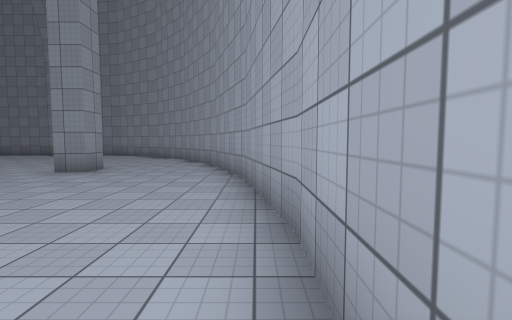
View 1 (above)

21 first-person views from a walk through a 3-D level made in the Unity game engine. The camera is 1.5 m above the floor, tilts 4° down and sees 85° across. The floor is counted in squares, 2 m on a side. Each view is taken from the middle of a square. On the plan, view 1 faces up. The plan holds only what a view shows up to about 10 squares ahead; the rest is blank. The place goes on beyond the plan. Some animated figures are left out. Surface patterns are stand-ins for the level's own textures.

View 2
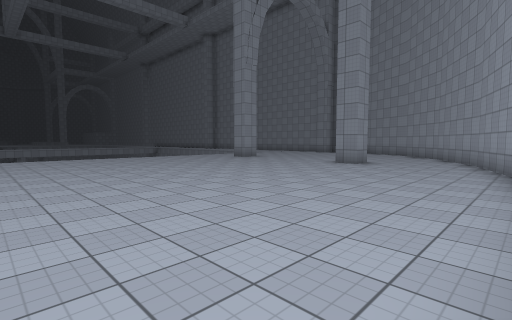

View 3
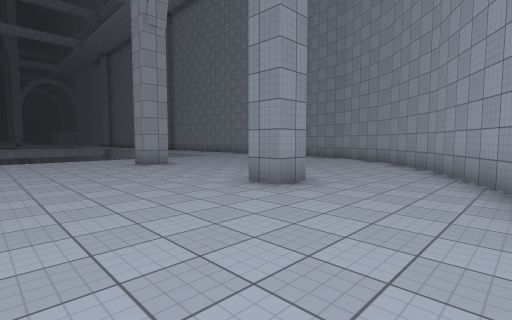

View 4
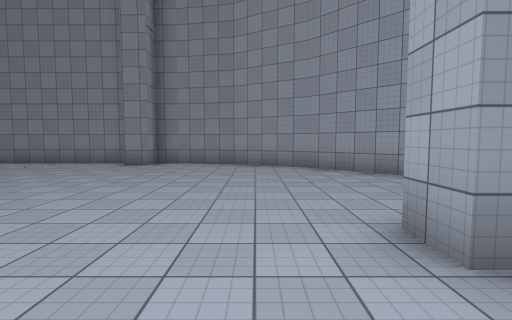

View 5
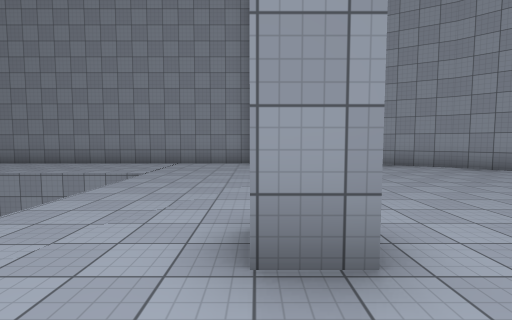

View 6
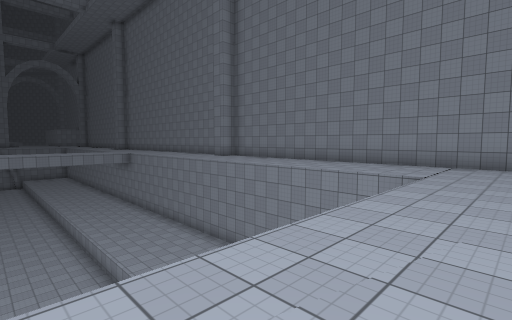

View 7
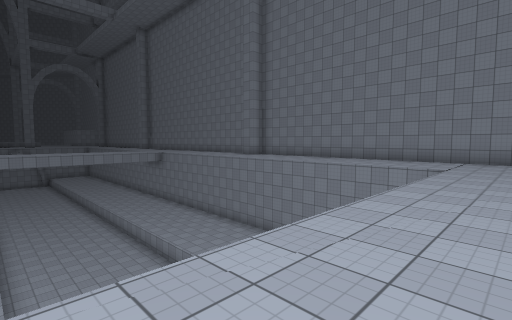

View 8
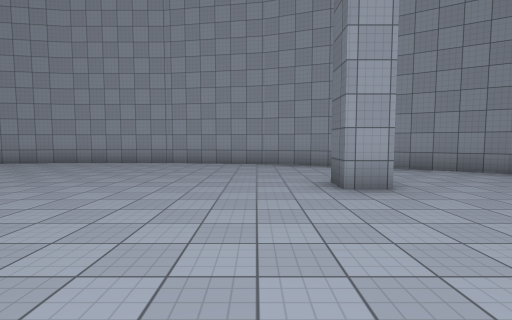

View 9
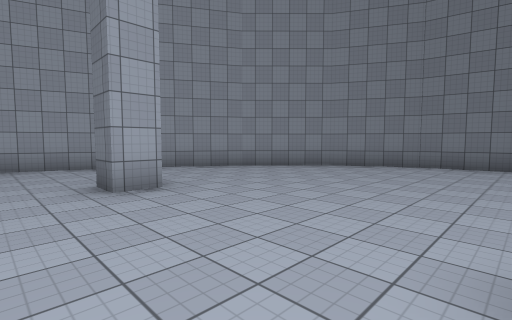

View 10
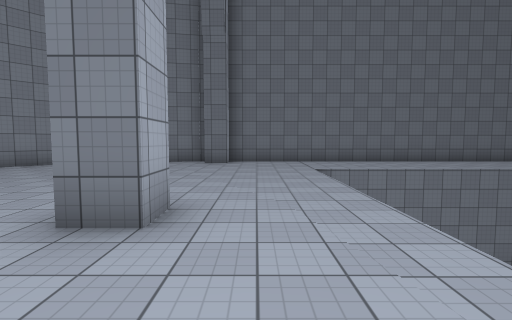

View 11
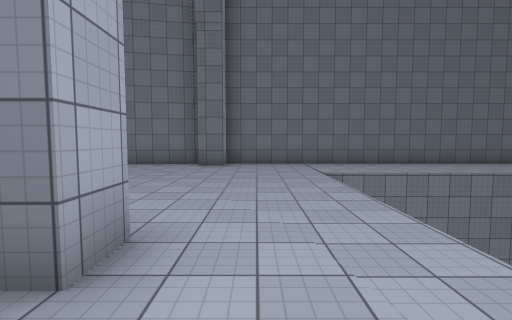

View 12
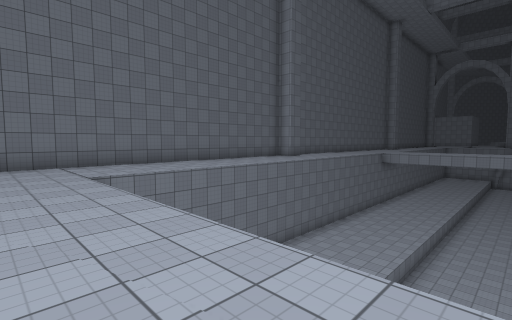

View 13
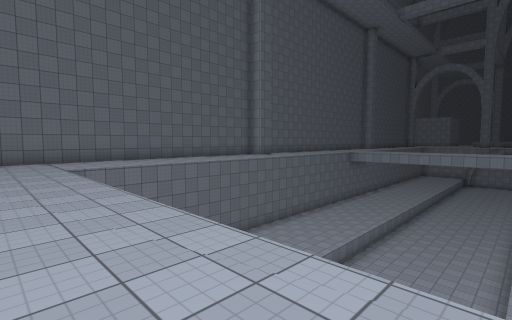

View 14
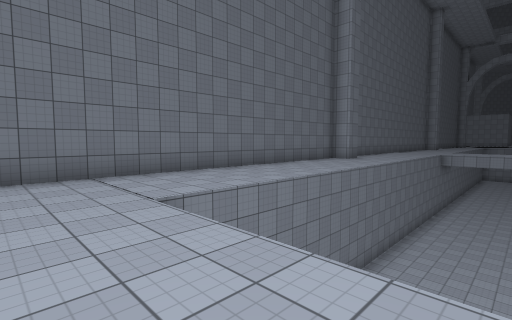

View 15
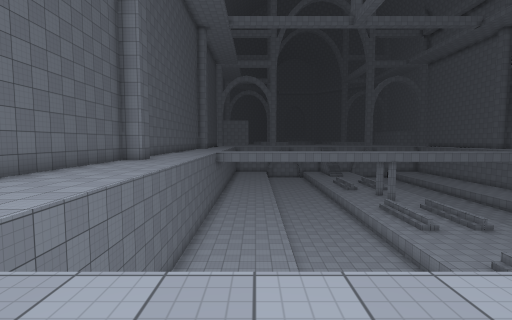

View 16
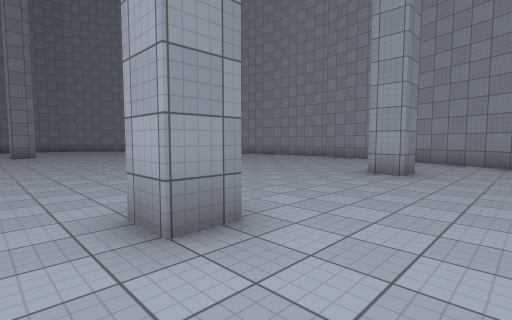

View 17
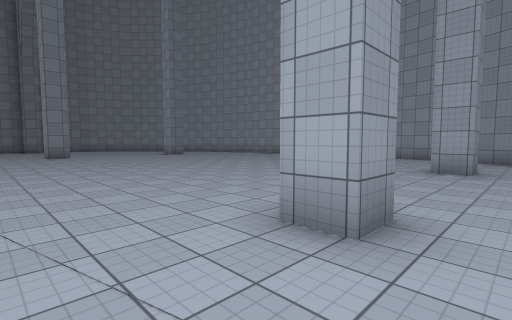

View 18
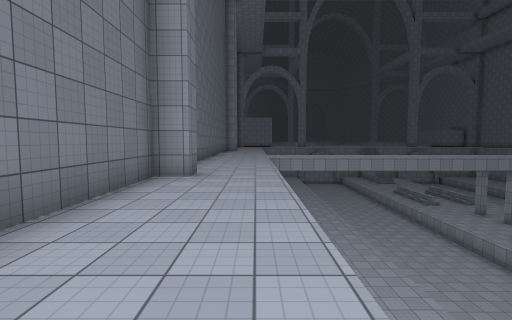

View 19
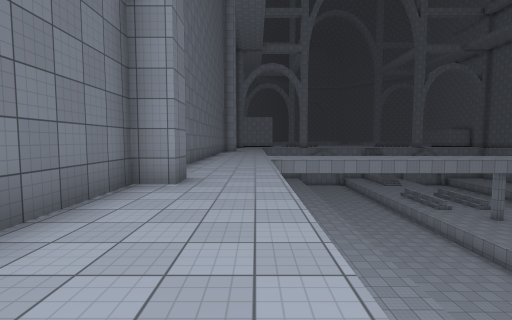

View 20
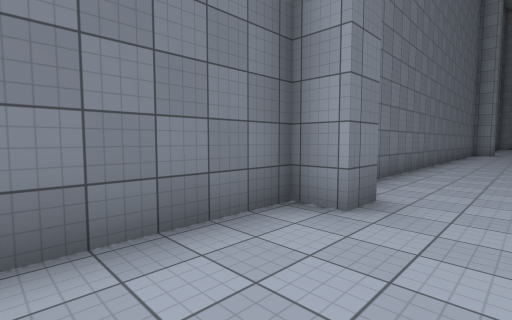

View 21
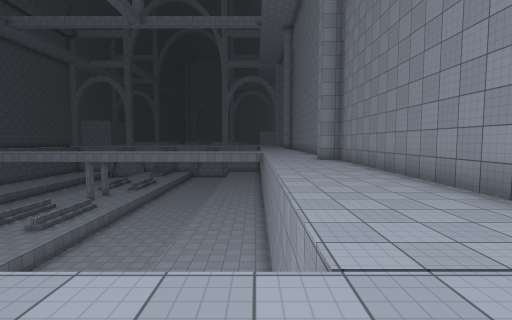

### Floor plan
Key: @ floor where view 1 was taken; # wall or solid block; . floor; v drop or lower ground.
Columns run from 27 left of view 1 to 1 right of it. Each row starts with its distance up from view 1.
 15       ##############
 14       ...........#.####
 13       ................##
 12       .................##
 11       vvv vvvvv.........##
 10       vvv     v..........##
  9       vvv     v...........#
  8      vvvv     v...........##
  7     vvvv      v..#.....#...#
  6    vvvvv      v............#
  5    vvvvv      v............#
  4    vvvvv      v............##
  3    vvvvvv     v.............#
  2       vv       .............#
  1       vv       .............#
  0       vv       ............@#
 -1       vvv      .............#
 -2 vvvvvvvvv     v.............#
 -3 vvvvvvvv      v............##
 -4 vvvvvvvv      v............#
 -5 vvvvvvvv      v............#
 -6 vvvvvvvv      v..#.....#...#
 -7 vvvvvvvvv     v...........##
 -8 vvvvvvvvv     v...........#
 -9     vvvvv     v..........##
-10     vvvvvvvvvvv.........##
-11 .......................##
-12 ......................##
-13 #######################

Where each view was taken, in squares from view 1:
view 1: 0 up, 0 right, facing up
view 2: 2 down, 0 right, facing up-left
view 3: 3 up, 1 left, facing up-left
view 4: 5 up, 6 left, facing up
view 5: 5 up, 10 left, facing up
view 6: 5 up, 11 left, facing up-left
view 7: 3 up, 11 left, facing up-left
view 8: 4 down, 9 left, facing right
view 9: 4 down, 9 left, facing down-right
view 10: 3 down, 11 left, facing down
view 11: 4 down, 11 left, facing down
view 12: 4 down, 11 left, facing down-left
view 13: 2 down, 11 left, facing down-left
view 14: 7 down, 11 left, facing down-left
view 15: 8 down, 11 left, facing left
view 16: 8 down, 11 left, facing up-right
view 17: 7 down, 12 left, facing up-right
view 18: 11 down, 16 left, facing left
view 19: 11 down, 17 left, facing left
view 20: 11 down, 19 left, facing down-left
view 21: 11 up, 11 left, facing left
